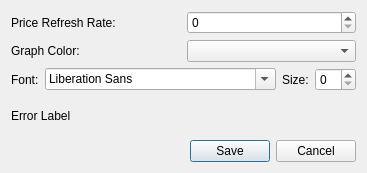
<?xml version="1.0" encoding="UTF-8"?>
<ui version="4.0">
 <class>PreferencesDialog</class>
 <widget class="QDialog" name="PreferencesDialog">
  <property name="geometry">
   <rect>
    <x>0</x>
    <y>0</y>
    <width>365</width>
    <height>173</height>
   </rect>
  </property>
  <property name="windowTitle">
   <string>Preferences</string>
  </property>
  <layout class="QVBoxLayout" name="verticalLayout">
   <item>
    <layout class="QHBoxLayout" name="horizontalLayout_2">
     <item>
      <widget class="QLabel" name="labelRefreshRate">
       <property name="text">
        <string>Price Refresh Rate:</string>
       </property>
      </widget>
     </item>
     <item>
      <widget class="QSpinBox" name="spinBoxRefreshRate"/>
     </item>
    </layout>
   </item>
   <item>
    <layout class="QHBoxLayout" name="horizontalLayout_3">
     <item>
      <widget class="QLabel" name="labelGraphColor">
       <property name="text">
        <string>Graph Color:</string>
       </property>
      </widget>
     </item>
     <item>
      <widget class="QComboBox" name="comboBoxGraphColor"/>
     </item>
    </layout>
   </item>
   <item>
    <layout class="QHBoxLayout" name="horizontalLayout">
     <item>
      <widget class="QLabel" name="labelFont">
       <property name="text">
        <string>Font:</string>
       </property>
      </widget>
     </item>
     <item>
      <widget class="QFontComboBox" name="fontComboBox"/>
     </item>
     <item>
      <widget class="QLabel" name="label">
       <property name="text">
        <string>Size:</string>
       </property>
      </widget>
     </item>
     <item>
      <widget class="QSpinBox" name="spinBoxFontSize"/>
     </item>
    </layout>
   </item>
   <item>
    <widget class="QLabel" name="labelError">
     <property name="text">
      <string>Error Label</string>
     </property>
    </widget>
   </item>
   <item>
    <widget class="QDialogButtonBox" name="buttonBox">
     <property name="orientation">
      <enum>Qt::Horizontal</enum>
     </property>
     <property name="standardButtons">
      <set>QDialogButtonBox::Cancel|QDialogButtonBox::Save</set>
     </property>
    </widget>
   </item>
  </layout>
 </widget>
 <resources/>
 <connections>
  <connection>
   <sender>buttonBox</sender>
   <signal>accepted()</signal>
   <receiver>PreferencesDialog</receiver>
   <slot>accept()</slot>
   <hints>
    <hint type="sourcelabel">
     <x>227</x>
     <y>126</y>
    </hint>
    <hint type="destinationlabel">
     <x>157</x>
     <y>149</y>
    </hint>
   </hints>
  </connection>
  <connection>
   <sender>buttonBox</sender>
   <signal>rejected()</signal>
   <receiver>PreferencesDialog</receiver>
   <slot>reject()</slot>
   <hints>
    <hint type="sourcelabel">
     <x>295</x>
     <y>132</y>
    </hint>
    <hint type="destinationlabel">
     <x>286</x>
     <y>149</y>
    </hint>
   </hints>
  </connection>
 </connections>
</ui>
